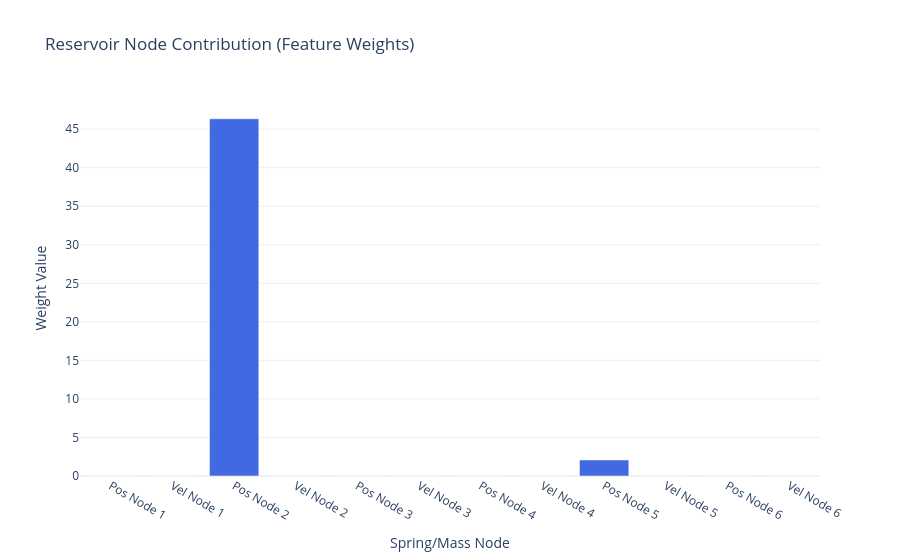
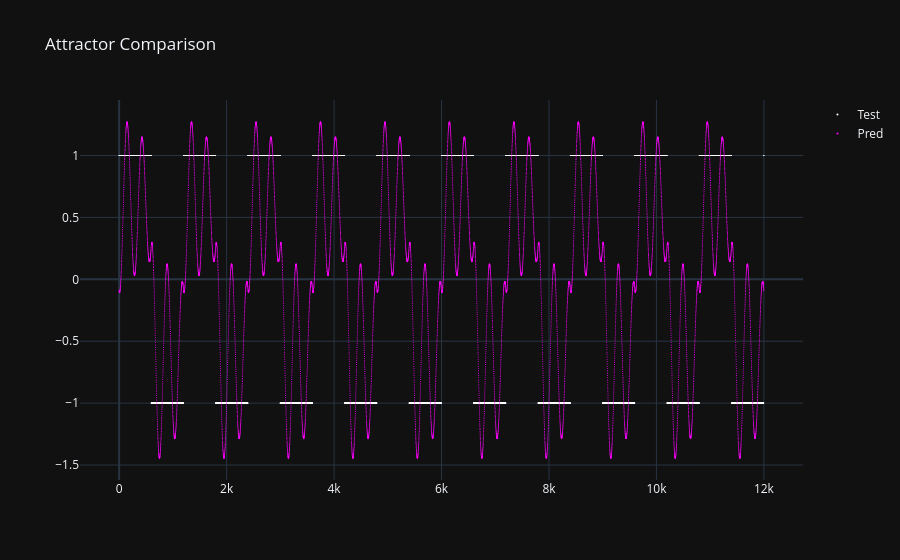
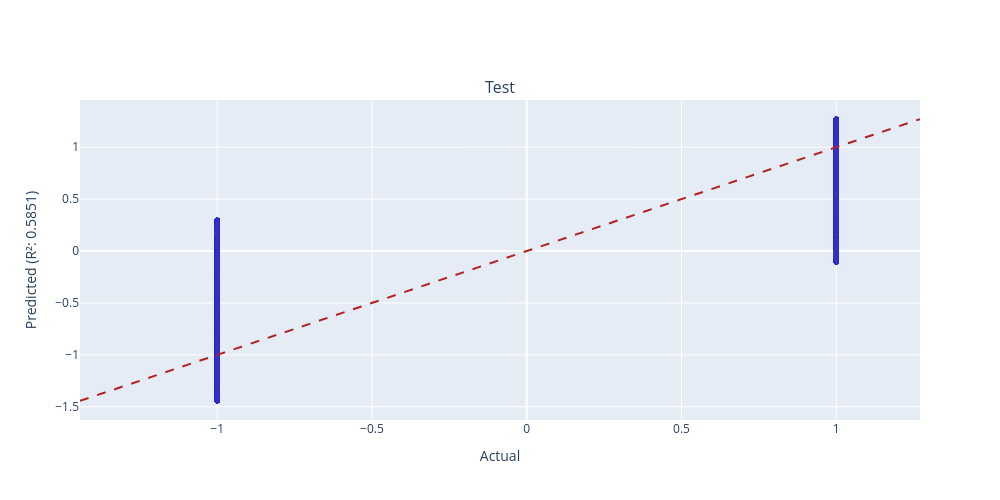

Notebook code for these charts, in order:
### Code cell
weight_plot(model.coef_).show()
scatter_plot([Y_test, Y_pred]).show()
r_2_plots_grid(Y_test, Y_pred, ["Test", "Pred"]).show()

### Figure 1 — Plotly figure (JSON) as saved in the notebook; plotly's stock layout.template omitted (floating-point values rounded to 4 significant figures)
{"data": [{"marker": {"color": ["royalblue", "royalblue", "royalblue", "royalblue", "royalblue", "royalblue", "royalblue", "royalblue", "royalblue", "royalblue", "royalblue", "royalblue"]}, "type": "bar", "x": ["Pos Node 1", "Vel Node 1", "Pos Node 2", "Vel Node 2", "Pos Node 3", "Vel Node 3", "Pos Node 4", "Vel Node 4", "Pos Node 5", "Vel Node 5", "Pos Node 6", "Vel Node 6"], "y": [0.0, 0.0, 46.34, 0.0, 0.0, 0.0, 0.0, 0.0, 2.08, 0.0, 0.0, 0.0]}], "layout": {"title": {"text": "Reservoir Node Contribution (Feature Weights)"}, "xaxis": {"title": {"text": "Spring/Mass Node"}}, "yaxis": {"title": {"text": "Weight Value"}}}}

### Figure 2 — Plotly figure (JSON) as saved in the notebook; plotly's stock layout.template omitted (floating-point values rounded to 4 significant figures; data arrays with more than 128 entries replaced by an {"elided": "..."} marker saying what was removed)
{"data": [{"marker": {"color": "white", "size": 1}, "mode": "markers", "name": "Test", "type": "scatter", "x": {"elided": "12000 int values"}, "y": {"elided": "12000 int values"}}, {"marker": {"color": "magenta", "size": 1}, "mode": "markers", "name": "Pred", "type": "scatter", "x": {"elided": "12000 int values"}, "y": {"elided": "12000 float values"}}], "layout": {"title": {"text": "Attractor Comparison"}}}

### Figure 3 — Plotly figure (JSON) as saved in the notebook; plotly's stock layout.template omitted (floating-point values rounded to 4 significant figures; data arrays with more than 128 entries replaced by an {"elided": "..."} marker saying what was removed)
{"data": [{"marker": {"color": "rgba(50, 50, 200, 0.5)", "size": 5}, "mode": "markers", "name": "Data", "type": "scatter", "x": {"elided": "12000 int values"}, "xaxis": "x", "y": {"elided": "12000 float values"}, "yaxis": "y"}, {"line": {"color": "firebrick", "dash": "dash"}, "mode": "lines", "name": "Ideal", "type": "scatter", "x": [-1.443, 1.271], "xaxis": "x", "y": [-1.443, 1.271], "yaxis": "y"}], "layout": {"annotations": [{"font": {"size": 16}, "showarrow": false, "text": "Test", "x": 0.5, "xanchor": "center", "xref": "paper", "y": 1, "yanchor": "bottom", "yref": "paper"}], "height": 500, "showlegend": false, "width": 1000, "xaxis": {"anchor": "y", "domain": [0, 1], "title": {"text": "Actual"}}, "yaxis": {"anchor": "x", "domain": [0, 1], "title": {"text": "Predicted (R²: 0.5851)"}}}}
